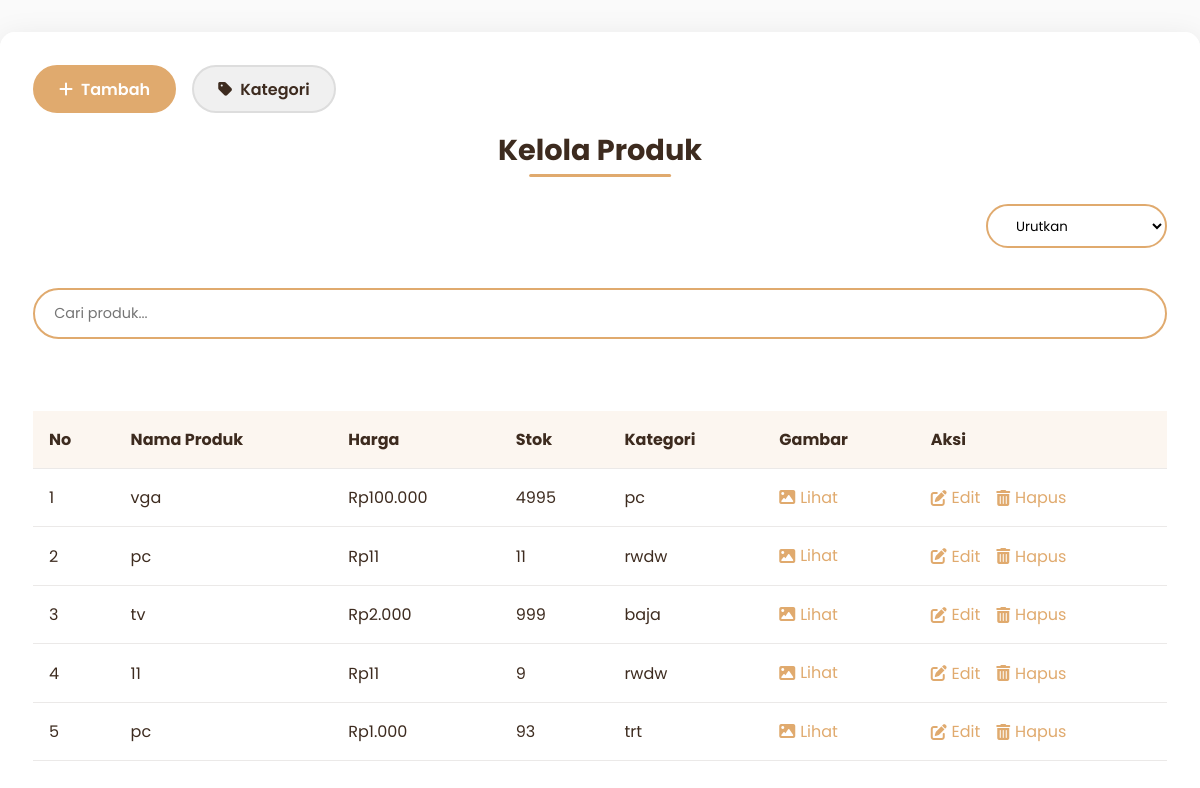
The app's page /admin/produk/produk.php, older data.
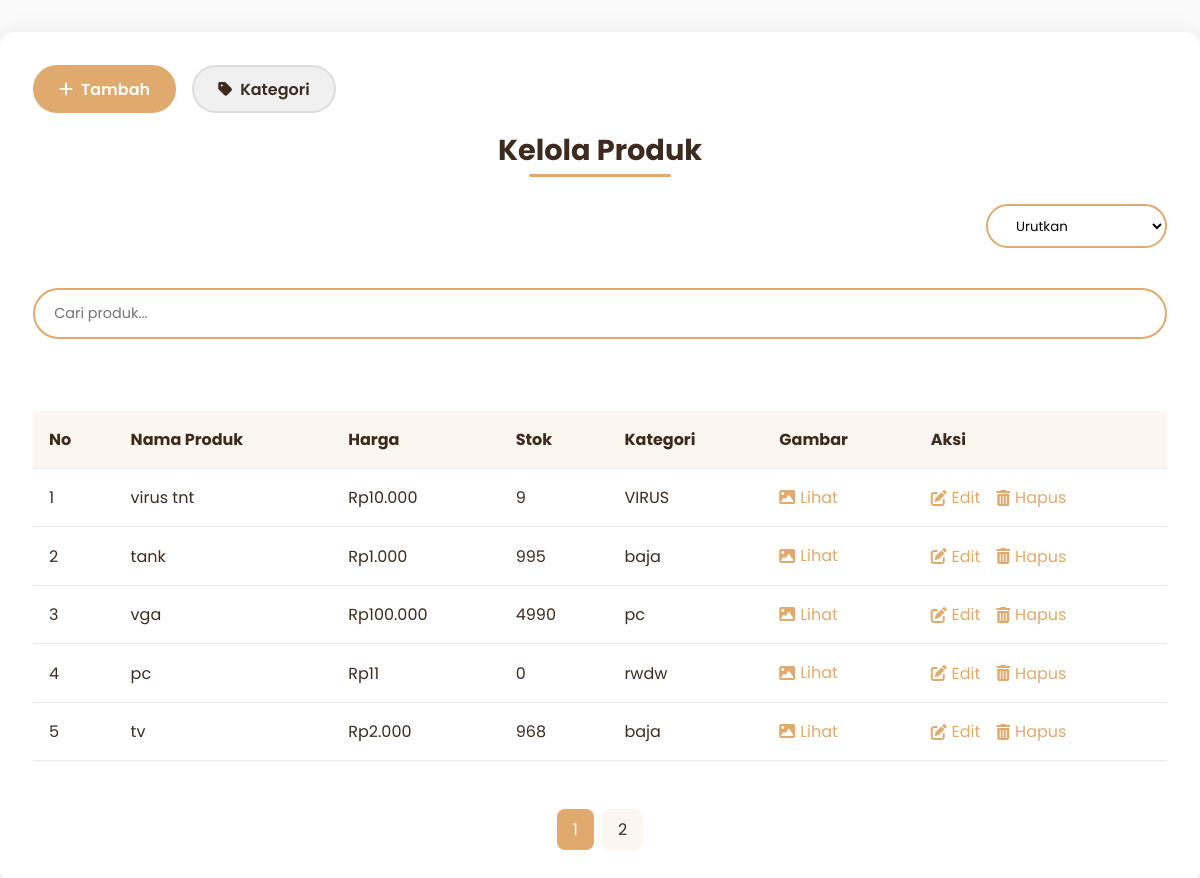
The same page, newer data.
### tables this page shows
CREATE TABLE `produk` (
  `ProdukID` int(10) NOT NULL,
  `NamaProduk` varchar(255) DEFAULT NULL,
  `Harga` decimal(12,2) DEFAULT NULL,
  `Stok` int(255) DEFAULT NULL,
  `kategori_id` int(11) DEFAULT NULL,
  `deskripsi` text DEFAULT NULL,
  `gambar` varchar(255) DEFAULT NULL
);

CREATE TABLE `kategori` (
  `kategori_id` int(11) NOT NULL,
  `nama_kategori` varchar(100) NOT NULL,
  `deskripsi` text DEFAULT NULL
);

### admin/produk/produk.php (the view, shortened to what the changed rows need)
<?php
$koneksi = new mysqli("localhost", "root", "", "kasir_reddra");
$results_per_page = 5;
$page = isset($_GET['page']) ? (int)$_GET['page'] : 1;
$page = max($page, 1);
$start_from = ($page - 1) * $results_per_page;
$sort = isset($_GET['sort']) ? $_GET['sort'] : 'default';
$order_by = [
    'default'   => 'ProdukID DESC',
    'category'  => 'nama_kategori ASC',
    'price_high'=> 'Harga DESC',
    'price_low' => 'Harga ASC',
    'stock_high'=> 'Stok DESC',
    'stock_low' => 'Stok ASC'
][$sort] ?? 'ProdukID DESC';
$sql = "SELECT produk.*, kategori.nama_kategori FROM produk
        LEFT JOIN kategori ON produk.kategori_id = kategori.kategori_id
        ORDER BY $order_by
        LIMIT $start_from, $results_per_page";
$result = $koneksi->query($sql);
$sql_total = "SELECT COUNT(ProdukID) AS total FROM produk";
$result_total = $koneksi->query($sql_total);
$row_total = $result_total->fetch_assoc();
$total_pages = ceil($row_total["total"] / $results_per_page);
?>
<!DOCTYPE html>
<html>
<link rel="stylesheet" href="https://cdnjs.cloudflare.com/ajax/libs/font-awesome/6.4.0/css/all.min.css">
<link rel="stylesheet" href="https://cdn.jsdelivr.net/npm/sweetalert2@11/dist/sweetalert2.min.css">
<body>
    <div class="glass-panel">
        <div class="header">
            <div class="title-wrapper">
                <h2 class="page-title">Kelola Produk</h2>
            </div>
        </div>
        <div class="table-container">
            <table class="data-table">
                <thead>
                    <tr>
                        <th>No</th>
                        <th>Nama Produk</th>
                        <th>Harga</th>
                        <th>Stok</th>
                        <th>Kategori</th>
                        <th>Gambar</th>
                        <th>Aksi</th>
                    </tr>
                </thead>
                <tbody id="tableBody">
                    <?php if ($result->num_rows > 0): ?>
                    <?php $no = 1 + (($page - 1) * $results_per_page); ?>
                    <?php while($row = $result->fetch_assoc()): ?>
                    <tr>
                        <td><?= $no++ ?></td>
                        <td><?= htmlspecialchars($row['NamaProduk']) ?></td>
                        <td>Rp<?= number_format($row['Harga'], 0, ',', '.') ?></td>
                        <td><?= $row['Stok'] ?></td>
                        <td><?= $row['nama_kategori'] ?? 'Tanpa Kategori' ?></td>
                        <td>
                            <?php if (!empty($row['gambar'])):
                                $imagePath = $row['gambar'];
                                if (strpos($imagePath, 'uploads/') !== 0) {
                                    $imagePath = 'uploads/' . $imagePath;
                                }
                            ?>
                            <a href="#" class="action-link" onclick="showPopup('<?= $imagePath ?>'); return false;">
                                <i class="fas fa-image"></i> Lihat
                            </a>
                            <?php else: ?>
                            <span style="color: #999;">Tidak ada</span>
                            <?php endif; ?>
                        </td>
                        <td>
                            <div class="action-links">
                                <a href="edit_produk.php?id=<?= $row['ProdukID'] ?>" class="action-link">
                                    <i class="fas fa-edit"></i> Edit
                                </a>
                                <a href="hapus_produk.php?id=<?= $row['ProdukID'] ?>" class="action-link delete-btn"
                                    data-id="<?= $row['ProdukID'] ?>">
                                    <i class="fas fa-trash-alt"></i> Hapus
                                </a>
                            </div>
                        </td>
                    </tr>
                    <?php endwhile; ?>
                    <?php else: ?>
                    <tr>
                        <td colspan="7" style="text-align: center; padding: 2rem;">Tidak ada data produk</td>
                    </tr>
                    <?php endif; ?>
                </tbody>
            </table>
        </div>
        <?php if ($total_pages > 1): ?>
        <div class="pagination">
            <?php for ($i = 1; $i <= $total_pages; $i++): ?>
            <a href="?page=<?= $i ?>&sort=<?= $sort ?>" class="page-item <?= $i == $page ? 'active' : '' ?>">
                <?= $i ?>
            </a>
            <?php endfor; ?>
        </div>
        <?php endif; ?>
    </div>

Row changes from the older to the newer data that the page shows:
no longer on this page (row edited): produk: NamaProduk "11", Harga "11", Stok "9", kategori.nama_kategori "rwdw"
removed produk: NamaProduk "pc", Harga "1.000", Stok "93", kategori.nama_kategori "trt"
added produk: NamaProduk "virus tnt", Harga "10.000", Stok "9", kategori.nama_kategori "VIRUS"
added produk: NamaProduk "tank", Harga "1.000", Stok "995", kategori.nama_kategori "baja"
changed produk "vga": Stok "4995" → "4990"
changed produk "rwdw": Stok "11" → "0"
changed produk "tv": Stok "999" → "968"
Text that changed along with them:
new list line: "1"
new list line: "2"
